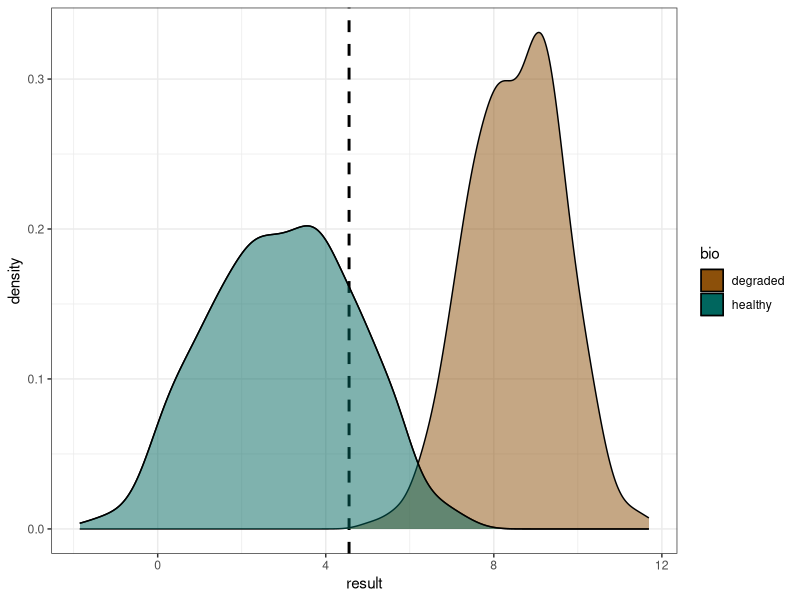
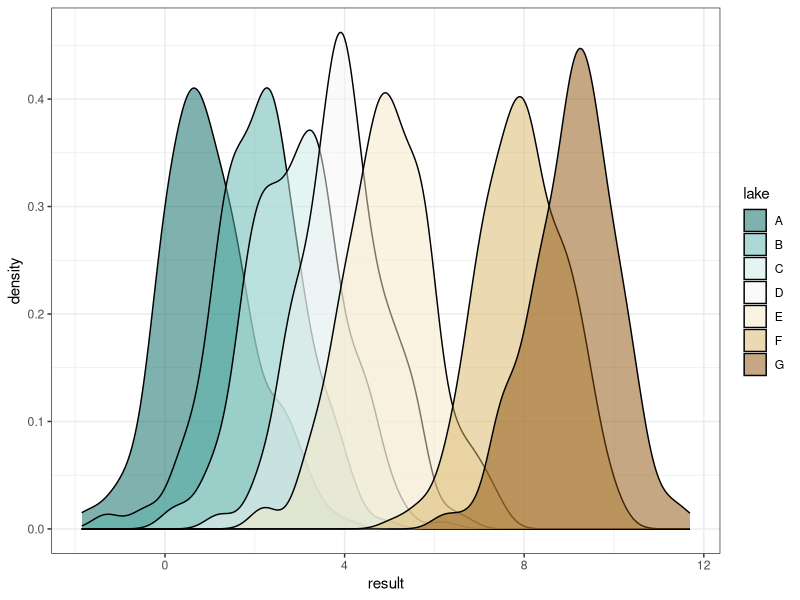
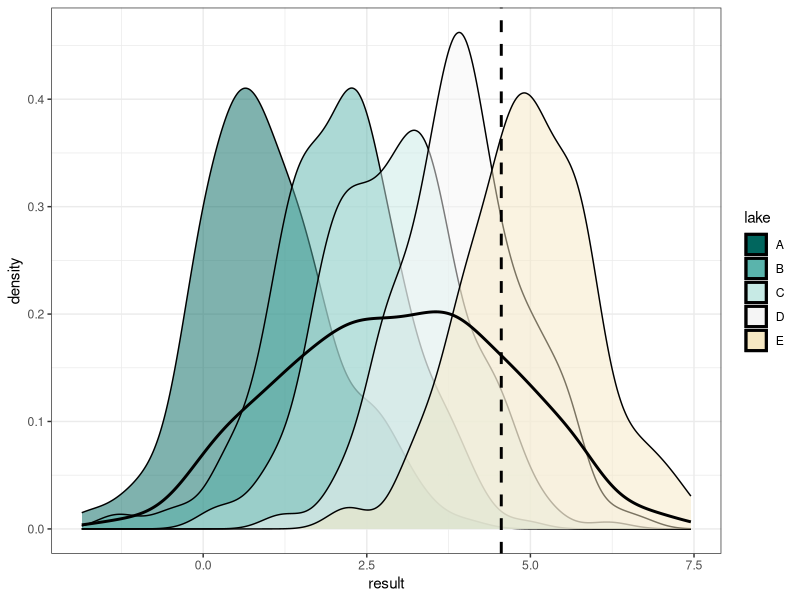
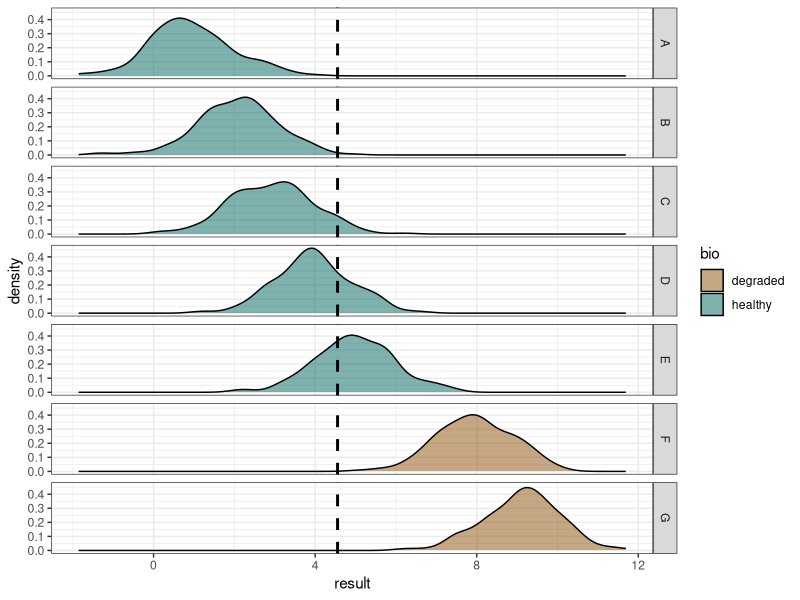
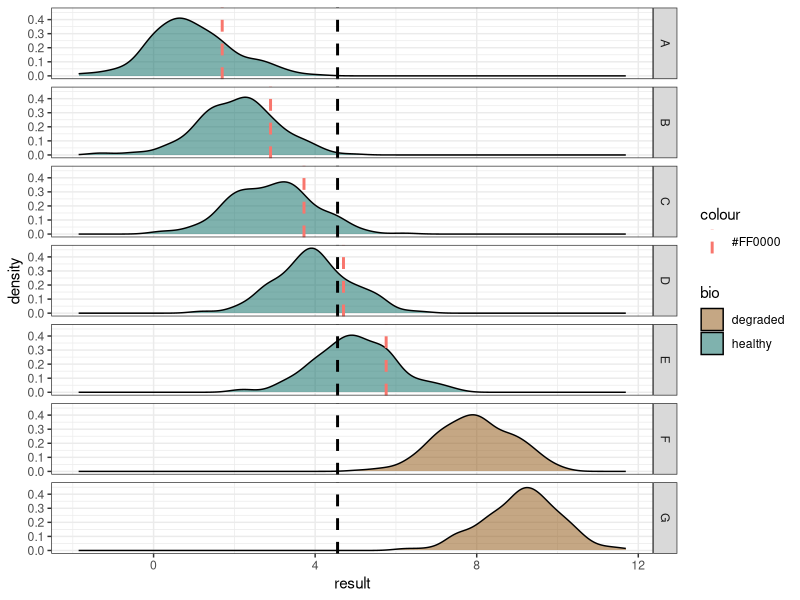

These charts were generated, in order, by the following R code:
## ---- chunk 1
library(tidyverse)
library(viridis)

# set figure size
knitr::opts_chunk$set(fig.width=12, fig.height=9, message = FALSE, 
                      warning = FALSE)
## ---- chunk 2
# make several different distributions:
set.seed(1234)

# this data set has factor of cond (condition), and then a distribution of results
data_df <- data.frame(lake = factor(rep(c("A","B", "C", "D", "E", "F", "G"), 
                                        each=200)),
                      bio = factor(rep(c("healthy", "healthy", "healthy", 
                                         "healthy", "healthy", "degraded", 
                                         "degraded"), each=200)),
                   result = c(rnorm(200, mean = 1),
                              rnorm(200, mean = 2),
                              rnorm(200, mean = 3),
                              rnorm(200, mean = 4),
                              rnorm(200, mean = 5),
                              rnorm(200, mean = 8),
                              rnorm(200, mean = 9)))
## ---- chunk 3
data_ref_df <- data_df %>% filter(bio == "healthy")

# set custome colors for lakes. picked out using colorbrewer2.org:
lake_col <- c("#01665e", "#5ab4ac", "#c7eae5", "#f5f5f5", "#f6e8c3", "#d8b365",
              "#8c510a")
# bio colors:
bio_col <- c("#8c510a", "#01665e")
        
# base data for plots along with theme
p <- ggplot(data_ref_df, aes(x=result)) + 
        theme_bw() + scale_fill_manual(values = lake_col)
## ---- chunk 4
p + geom_density() + # overall distribution
    geom_vline(data = data_ref_df, 
               xintercept = quantile(data_ref_df$result, 0.8), 
               linetype = "dashed", size = 1) + # 80th percentile
    geom_density(data = data_df, aes(fill = bio), 
                 alpha = 0.5) + scale_fill_manual(values = bio_col) 
## ---- chunk 5
 p + 
        geom_density(data = data_df, aes(fill=lake), alpha = 0.5) +
        theme_bw()
## ---- chunk 6
# everything together:
p + 
        geom_density(aes(fill=lake), alpha = 0.5) + # distribution of factors
        geom_vline(xintercept = quantile(data_ref_df$result, 0.8), 
                   linetype = "dashed", size = 1) + # 80th percentile
         geom_density(size = 1) # overall distribution
## ---- chunk 7
ggplot(data_df, aes(x=result)) +  theme_bw() +
      #  geom_density() + # overall distribution
        geom_density(aes(fill=bio), alpha = 0.5) + # distribution of factors
        geom_vline(xintercept = quantile(data_ref_df$result, 0.8), 
                   linetype = "dashed", size = 1) + # 80th percentile
        facet_grid(lake~.) + scale_fill_manual(values = bio_col) 

## ---- chunk 8
# get the 80th percentile of each underlying distribution
data2_df <- data_ref_df %>% group_by(lake) %>%
        summarise(quant80 = quantile(result, 0.8))

# graph
ggplot(data_df, aes(x=result)) +  theme_bw() +
        geom_density(aes(fill = bio), alpha = 0.5) + # distribution of factors
        theme_bw() +
         geom_vline(data = data2_df, 
                 aes(xintercept = as.numeric(quant80),
                   colour = "#FF0000"), 
                 linetype = 2, size = 1) + # 80th percentile of each dist
         geom_vline(xintercept = quantile(data_ref_df$result, 0.8), 
                   linetype = 2, size = 1) +
        facet_grid(lake~.) + scale_fill_manual(values = bio_col) 
